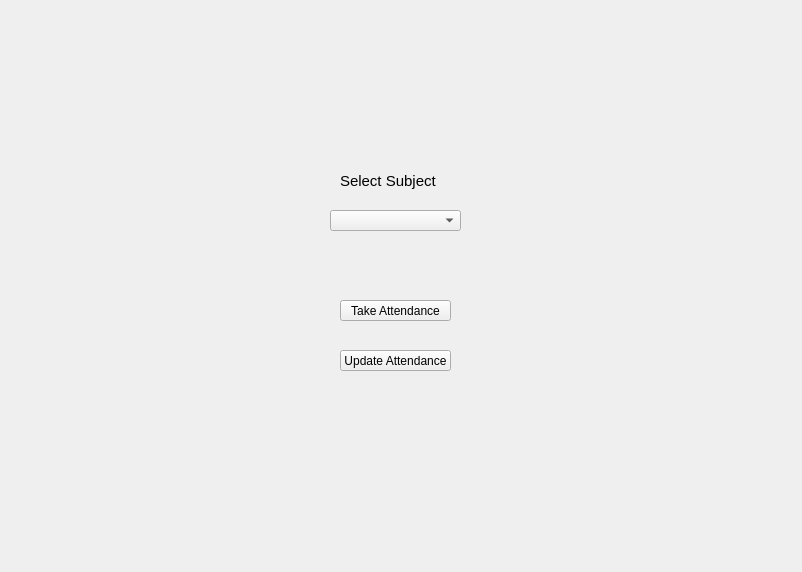
<?xml version="1.0" encoding="UTF-8"?>
<ui version="4.0">
 <class>dash</class>
 <widget class="QWidget" name="dash">
  <property name="windowModality">
   <enum>Qt::ApplicationModal</enum>
  </property>
  <property name="geometry">
   <rect>
    <x>0</x>
    <y>0</y>
    <width>802</width>
    <height>572</height>
   </rect>
  </property>
  <property name="windowTitle">
   <string>Dashboard</string>
  </property>
  <property name="autoFillBackground">
   <bool>false</bool>
  </property>
  <widget class="QLabel" name="logo">
   <property name="geometry">
    <rect>
     <x>340</x>
     <y>20</y>
     <width>100</width>
     <height>136</height>
    </rect>
   </property>
   <property name="text">
    <string/>
   </property>
  </widget>
  <widget class="QComboBox" name="semester">
   <property name="geometry">
    <rect>
     <x>330</x>
     <y>210</y>
     <width>131</width>
     <height>21</height>
    </rect>
   </property>
  </widget>
  <widget class="QLabel" name="label">
   <property name="geometry">
    <rect>
     <x>340</x>
     <y>170</y>
     <width>111</width>
     <height>21</height>
    </rect>
   </property>
   <property name="font">
    <font>
     <pointsize>11</pointsize>
    </font>
   </property>
   <property name="text">
    <string>Select Subject</string>
   </property>
  </widget>
  <widget class="QPushButton" name="takeA">
   <property name="geometry">
    <rect>
     <x>340</x>
     <y>300</y>
     <width>111</width>
     <height>21</height>
    </rect>
   </property>
   <property name="text">
    <string>Take Attendance</string>
   </property>
  </widget>
  <widget class="QPushButton" name="updateA">
   <property name="geometry">
    <rect>
     <x>340</x>
     <y>350</y>
     <width>111</width>
     <height>21</height>
    </rect>
   </property>
   <property name="text">
    <string>Update Attendance</string>
   </property>
  </widget>
 </widget>
 <resources/>
 <connections/>
</ui>
